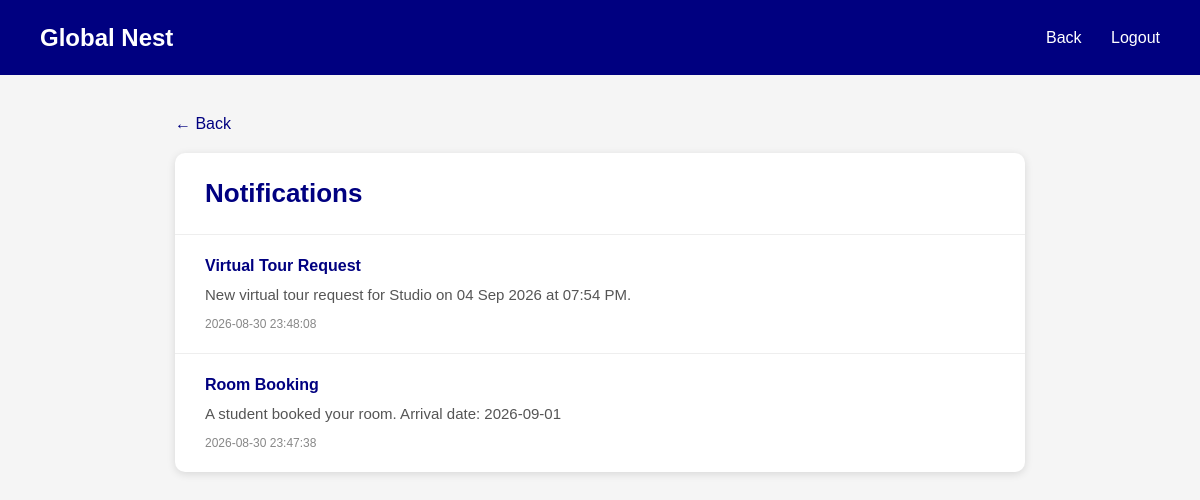
/notifications.php (signed in), run on the app's committed database.
### tables this page shows
CREATE TABLE `notifications` (
  `id` int(11) NOT NULL,
  `user_id` int(11) NOT NULL,
  `booking_id` int(11) DEFAULT NULL,
  `message` text NOT NULL,
  `type` varchar(50) DEFAULT NULL,
  `is_read` int(11) DEFAULT 0,
  `created_at` datetime DEFAULT current_timestamp()
);

### notifications.php (the view, shortened to what this page needs)
<?php
include "DBconnect.php";
if ($_SESSION["userType"] == "provider") {
    $user_id = $_SESSION["Provider_ID"];
} else {
    $user_id = $_SESSION["Std_ID"];
}
$sql = "UPDATE notifications
        SET is_read = 1
        WHERE user_id = '$user_id'";
mysqli_query($conn, $sql);
$sql = "SELECT *
        FROM notifications
        WHERE user_id = '$user_id'
        ORDER BY created_at DESC
        LIMIT 50";
$result = mysqli_query($conn, $sql);
$notifications = array();
while ($row = mysqli_fetch_assoc($result)) {
    $notifications[] = $row;
}
if ($_SESSION["userType"] == "provider") {
    $back_page = "provider_dashboard.php";
} else {
    $back_page = "dashboard.php";
}
?>
<!DOCTYPE html>
<html>
<head>
</head>
<body>
<div class="header">
    <div class="logo">
        <strong>Global Nest</strong>
    </div>
    <div class="nav">
        <a href="<?php echo $back_page; ?>">
            Back
        </a>
        <a href="logout.php">
            Logout
        </a>
    </div>
</div>
<div class="container">
    <a href="<?php echo $back_page; ?>" class="back">
        ← Back
    </a>
    <div class="card">
        <div class="title">
            <h1>
                Notifications
            </h1>
        </div>
        <?php if (count($notifications) > 0) { ?>
            <?php foreach ($notifications as $notification) { ?>
                <div class="item">
                    <div class="type">
                        <?php
                        if (!empty($notification["type"])) {
                            echo htmlspecialchars(
                                $notification["type"]
                            );
                        } else {
                            echo "Notification";
                        }
                        ?>
                    </div>
                    <div class="message">
                        <?php
                        echo htmlspecialchars(
                            $notification["message"]
                        );
                        ?>
                    </div>
                    <?php if (!empty($notification["created_at"])) { ?>
                        <div class="time">
                            <?php
                            echo htmlspecialchars(
                                $notification["created_at"]
                            );
                            ?>
                        </div>
                    <?php } ?>
                </div>
            <?php } ?>
        <?php } ?>
    </div>
</div>
</body>
</html>

### notifications.php (style rules this page uses)
* { box-sizing: border-box; }
body { margin: 0; font-family: Arial, sans-serif; background-color: #f5f5f5; color: #222; }
.header { height: 75px; background-color: #000080; color: white; display: flex; justify-content: space-between; align-items: center; padding: 0 40px; }
.logo { font-size: 24px; }
.nav a { color: white; text-decoration: none; margin-left: 25px; font-size: 16px; }
.container { width: 90%; max-width: 850px; margin: 40px auto 60px auto; }
.back { display: inline-block; color: #000080; text-decoration: none; font-size: 16px; margin-bottom: 20px; }
.card { background-color: white; border-radius: 10px; box-shadow: 0 2px 8px rgba(0, 0, 0, 0.12); }
.title { padding: 25px 30px; border-bottom: 1px solid #eee; }
.title h1 { margin: 0; color: #000080; font-size: 26px; }
.item { padding: 22px 30px; border-bottom: 1px solid #eee; }
.item:last-child { border-bottom: none; }
.type { color: #000080; font-weight: bold; font-size: 16px; margin-bottom: 8px; }
.message { color: #555; font-size: 15px; line-height: 1.6; }
.time { color: #888; font-size: 12px; margin-top: 10px; }

### data on the page
notifications: type "Virtual Tour Request", message "New virtual tour request for Studio on 04 Sep 2026 at 07:54 PM.", created_at "2026-08-30 23:48:08"
notifications: type "Room Booking", message "A student booked your room. Arrival date: 2026-09-01", created_at "2026-08-30 23:47:38"
